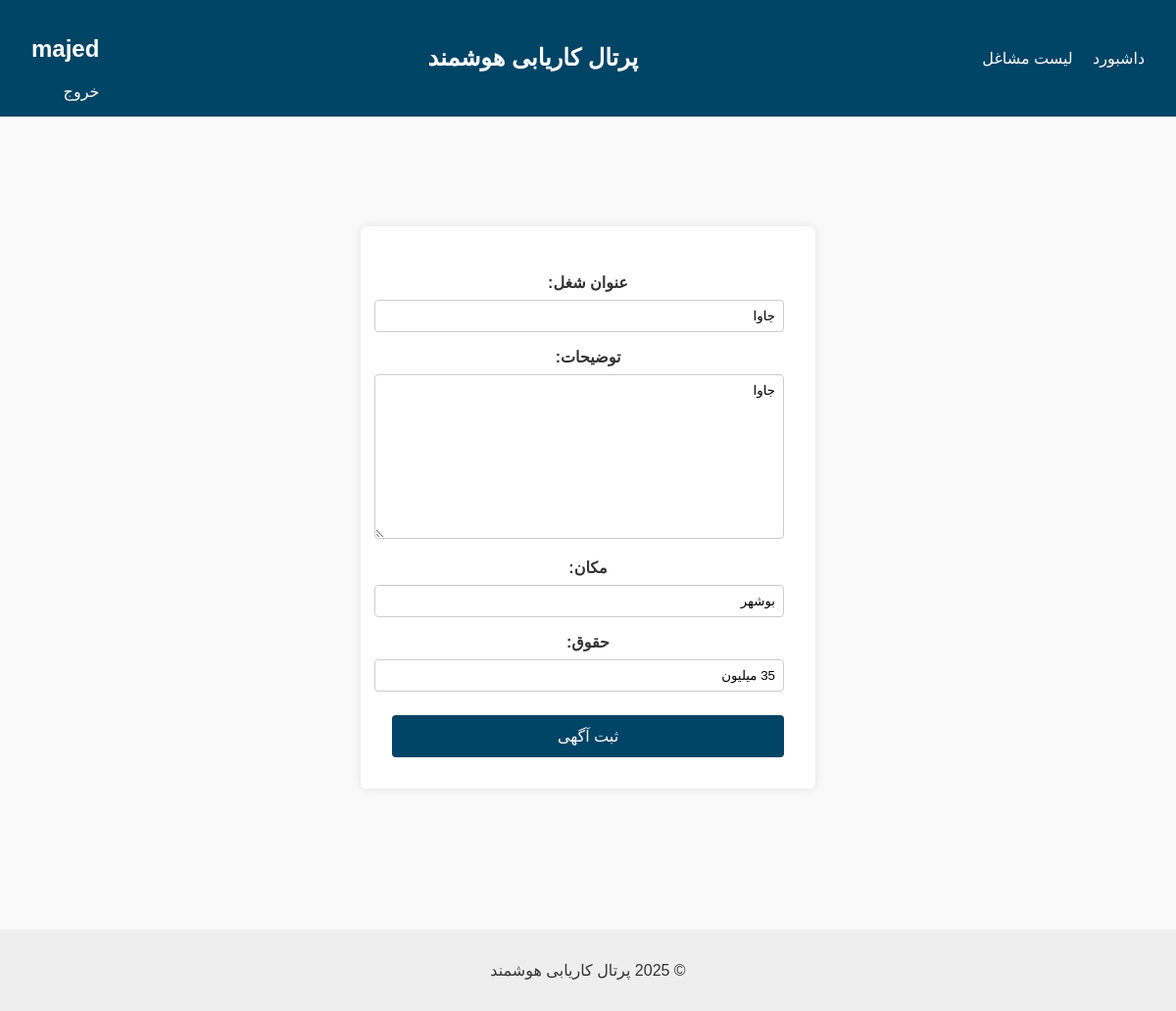
Page /dashboard/employer/job/8/edit/ (signed in) on the committed database.
### accounts/models.py (models this page shows, shortened)
class CustomUser(AbstractUser):
    is_employer = models.BooleanField(default=False)
    is_seeker = models.BooleanField(default=False)

### jobs/models.py (models this page shows, shortened)
class Job(models.Model):
    employer = models.ForeignKey(settings.AUTH_USER_MODEL, on_delete=models.CASCADE)
    title = models.CharField(max_length=200)
    description = models.TextField()
    location = models.CharField(max_length=100)
    salary = models.CharField(max_length=100)
    is_active = models.BooleanField(default=True)
    created_at = models.DateTimeField(auto_now_add=True)

### dashboard/views.py (the view)
# urls.py: path('employer/job/<int:pk>/edit/', EmployerJobUpdateView.as_view(), name='employer_job_edit'),
class EmployerJobUpdateView(LoginRequiredMixin, EmployerRequiredMixin, UpdateView):
    model = Job
    form_class = JobForm
    template_name = 'dashboard/employer/job_form.html'
    success_url = reverse_lazy('employer-jobs')
    def get_queryset(self):
        return Job.objects.filter(employer=self.request.user)

### jobs/forms.py
class JobForm(forms.ModelForm):
    class Meta:
        model = Job
        fields = ['title', 'description', 'location', 'salary', 'is_active']

### dashboard/views.py (called while the page is built)
    def test_func(self):
        return self.request.user.is_authenticated and self.request.user.is_employer

### templates/dashboard/employer/job_form.html (shortened to what this page needs)
{% extends 'base.html' %}
{% block content %}
	  <main>
    <section class="form-container">
      <form  method="post">
        <label for="title">عنوان شغل:</label>
        {{ form.title }}
        <label for="description">توضیحات:</label>
        {{ form.description }}
        <label for="location">مکان:</label>
        {{ form.location }}
        <label for="salary">حقوق:</label>
        {{ form.salary }}
        <button type="submit">ثبت آگهی</button>
      </form>
    </section>
  </main>
{% endblock %}

### templates/base.html (shortened to what this page needs)
{% load static %}
<!DOCTYPE html>
<html lang="fa" dir="rtl">
<head>
  <link rel="stylesheet" href="{% static 'css/styles.css' %}">
</head>
<body>
  <header>
   {% if request.user.is_employer %}
       <nav>
        <a href="{% url 'employer_dashboard' %}">داشبورد</a>
         <a href="{% url 'job-list' %}">لیست مشاغل</a>
       </nav>
  {% endif %}
    <h1>پرتال کاریابی هوشمند</h1>
    <nav>
       {% if user.is_authenticated %}
           <h2>{{ request.user.username }}</h2>
           <a href="{% url 'logout' %}" class="active">خروج</a>
       {% else %}
           <a href="{% url 'login' %}">ورود</a>
           <a href="{% url 'register' %}">ثبت‌نام</a>
      {% endif %}
    </nav>
  </header>
{% block content %}
{% endblock %}
  <footer>
    <p>© 2025 پرتال کاریابی هوشمند</p>
  </footer>
</body>
</html>

### static/css/styles.css (style rules this page uses)
body { font-family: sans-serif; margin: 0; padding: 0; background-color: #f9f9f9; color: #333; }
header { background-color: #004466; color: white; padding: 1rem 2rem; display: flex; justify-content: space-between; align-items: center; }
header h1 { margin: 0; font-size: 1.5rem; }
nav a { color: white; text-decoration: none; margin-left: 1rem; }
main { padding: 4rem 2rem; text-align: center; }
footer { background-color: #eee; text-align: center; padding: 1rem; margin-top: 2rem; }
.form-container { max-width: 400px; margin: 3rem auto; background-color: #fff; padding: 2rem; border-radius: 6px; box-shadow: 0 0 10px rgba(0, 0, 0, 0.1); }
form label { display: block; margin-top: 1rem; margin-bottom: 0.5rem; font-weight: bold; }
form input[type="text"], form input[type="email"], form input[type="username"], form input[type="password"], form input[type="file"] { width: 100%; padding: 0.5rem; border: 1px solid #ccc; border-radius: 4px; }
form button { margin-top: 1.5rem; width: 100%; background-color: #004466; color: white; padding: 0.75rem; border: none; border-radius: 4px; font-size: 1rem; cursor: pointer; }
form textarea { width: 100%; padding: 0.5rem; border: 1px solid #ccc; border-radius: 4px; resize: vertical; }

### rows in the picture
CustomUser: user.username "majed"
Job: title "جاوا", description "جاوا", location "بوشهر", salary "35 میلیون"
